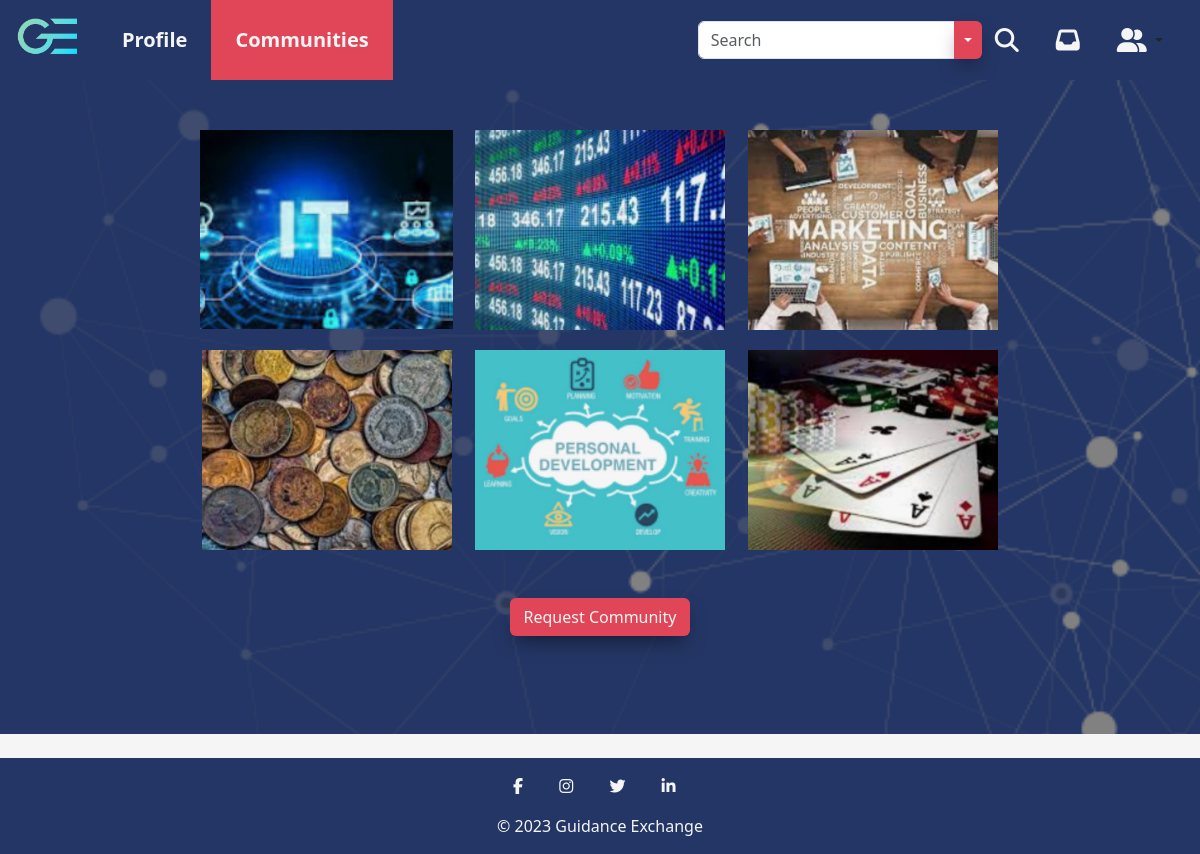
The page /communities.php (signed in) on the database as committed earlier.
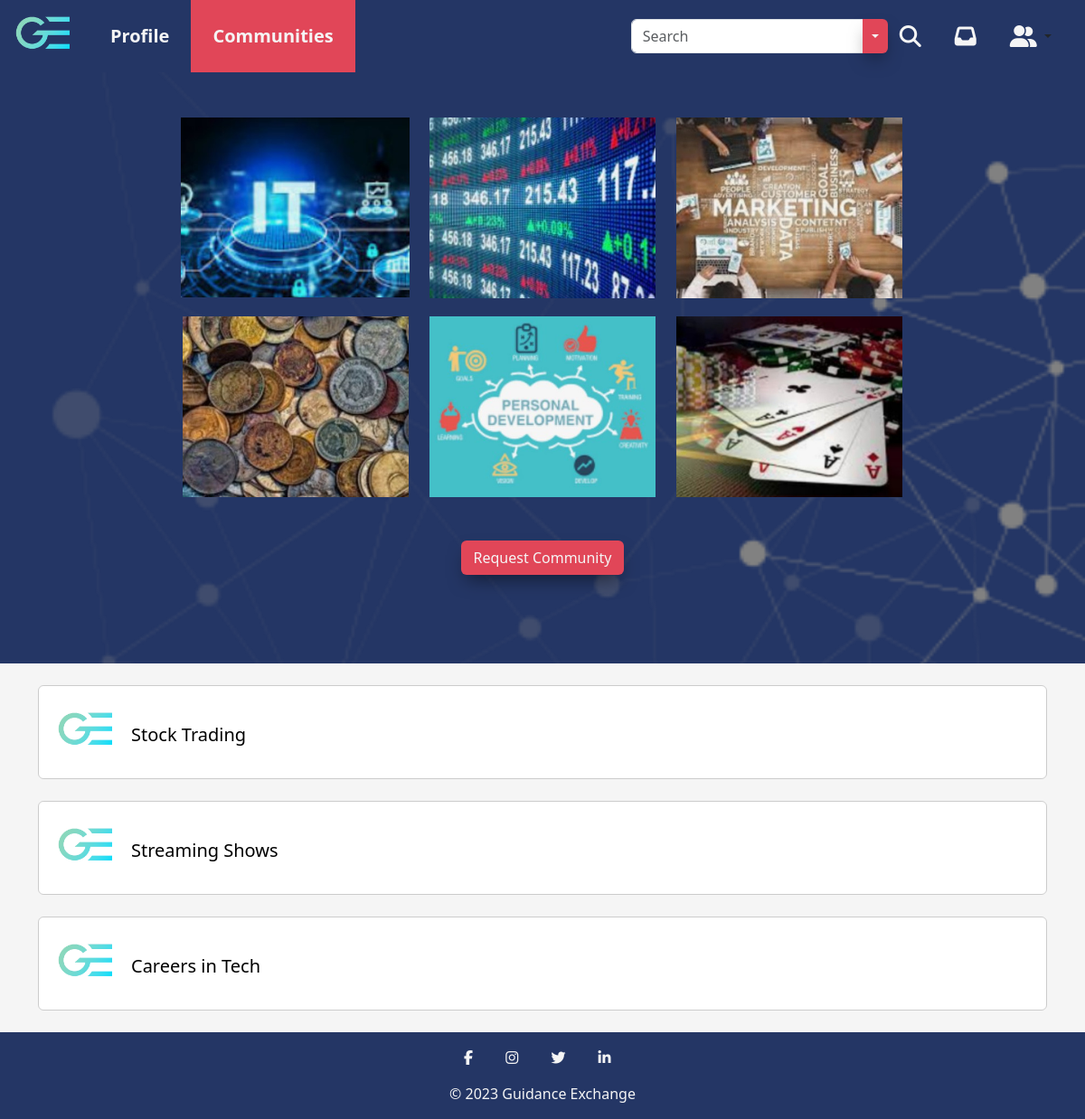
The same page on the database as committed later.
### tables this page shows
CREATE TABLE community_data (
  community_id INT(11) NOT NULL Auto_Increment,
  community_name VARCHAR(255),
  community_desc LONGTEXT,
  active_flg tinyint(1),
  CONSTRAINT community_data_PK PRIMARY KEY (community_id)
) Auto_Increment = 1;

### includes/session.inc.php (called while the page is built, shortened)
<?php
$userID = $_SESSION['UserID'];

### communities.php (the view, shortened to what this page needs)
<!DOCTYPE html>
<html lang="en">
<head>
  <link href="assets/fontawesome/css/fontawesome.css" rel="stylesheet">
  <link href="assets/fontawesome/css/brands.css" rel="stylesheet">
  <link href="assets/fontawesome/css/solid.css" rel="stylesheet">
  <link href="assets/bootstrap/css/bootstrap.min.css" rel="stylesheet" />
  <link rel="stylesheet" href="css/main.css" />
  <link rel="stylesheet" href="css/updated_community.css" />
  <link rel="stylesheet" href="css/home_signup.css" />
</head>
<header>
  <?php
  include('includes/session.inc.php');
  ?>
  <nav class="navbar navbar-expand-lg navbar-light">
    <div class="container-fluid">
      <a class="navbar-brand" href="home.php"><img src="img/logo_gradient.png" alt="Guidance Exchange Logo" height="70" /></a>
      <div class="collapse navbar-collapse" id="navbarSupportedContent">
        <ul class="navbar-nav me-auto mb-2 mb-lg-0">
          <li class="nav-item">
            <a class="nav-link highlight-link nav-text px-4" href="profile.php?profileID=<?php echo $userID ?>">Profile</a>
          </li>
          <li class="nav-item">
            <a class="nav-link highlight-link nav-text px-4 active" href="communities.php">Communities</a>
          </li>
        </ul>
        <ul class="navbar-nav d-flex flex-row me-1">
          <li class="nav-item me-3 me-lg-0 px-2 d-flex align-items-center">
            <form class="d-flex" role="search" action="search.php" method="GET">
              <div class="input-group">
                <input class="form-control" name="query" type="search" placeholder="Search" aria-label="Search" autocomplete="off">
                <button type="button" class="btn main-button btn-drop dropdown-toggle dropdown-toggle-split" data-bs-toggle="dropdown" data-bs-auto-close="false" aria-expanded="false">
                </button>
              </div>
              <button class="btn" type="submit"><i class="fa-solid fa-magnifying-glass fa-xl"></i></button>
            </form>
          </li>
          <li class="nav-item me-3 me-lg-0 px-2">
            <a class="nav-link" href="messages.php"><i class="fa-solid fa-inbox fa-xl"></i></a>
          </li>
          <li class="nav-item dropdown me-3 me-lg-0 px-2 d-flex justify-content-center">
            <button class="btn dropdown-toggle" data-bs-toggle="dropdown" aria-expanded="false">
              <i class="fa-solid fa-user-group fa-xl"></i>
            </button>
          </li>
        </ul>
      </div>
    </div>
  </nav>
</header>
<body>
  <div class="communitiespics" style="background-image: url('img/biotech-pattern.png'); background-attachment: fixed; background-size: cover;">
    <div class="communitypics-grid">
      <a href=""><img src="img/IT_pic.jpeg" alt="IT picture" class="communitypic"></a>
      <a href=""><img src="img/stocks_pic.jpg" alt="stock picture" class="communitypic"></a>
      <a href=""><img src="img/marketing_pics.jpg" alt="marketing picture" class="communitypic"></a>
      <a href=""><img src="img/coins_pic.jpg" alt="coins picture" class="communitypic"></a>
      <a href=""><img src="img/personaldevelop_pic.jpeg" alt="development picture" class="communitypic"></a>
      <a href=""><img src="img/gambling_pic.jpg" alt="gambling picture" class="communitypic"></a>
    </div>
    <a class="btn main-button btn-long my-5" href="new_community.php<?php echo isset($_GET['profileID']) ? '?profileID=' . $_GET['profileID'] : ''; ?>" style="width: 180px;">Request Community</a>
  </div>
  <?php
  $servername = "localhost";
  include('includes/connect.inc.php');
  $conn = new mysqli($servername, $username, $password, $dbname, $port);
  $sql = "SELECT community_id, community_name FROM community_data WHERE active_flg = 1";
  $result = $conn->query($sql);
  $communities = array();
  if ($result->num_rows > 0) {
    while ($row = $result->fetch_assoc()) {
      $communities[] = $row;
    }
  }
  ?>
  <div class="container mt-4">
    <?php foreach ($communities as $community) { ?>
      <div class="card mb-4">
        <div class="card-body d-flex align-items-center">
          <img src="img/logo_gradient.png" alt="Guidance Exchange Logo" height="70" class="me-3">
          <h3 class="card-title mb-0"><a href="community_info.php?community_id=<?php echo $community['community_id']; ?>"><?php echo $community['community_name']; ?></a></h3>
        </div>
      </div>
    <?php } ?>
  </div>
  <footer>
    <nav class="navbar">
      <div class="mx-auto">
        <div class="my-3">
          <a href="https://www.facebook.com/" class="mx-3"><i class="fa fa-facebook"></i></a>
          <a href="https://www.instagram.com/" class="mx-3"><i class="fa fa-instagram"></i></a>
          <a href="https://www.twitter.com/" class="mx-3"><i class="fa fa-twitter"></i></a>
          <a href="https://www.linkedin.com" class="mx-3"><i class="fa fa-linkedin"></i></a>
        </div>
        <div class="footer-text text-center pb-3">© 2023 Guidance Exchange</div>
      </div>
    </nav>
  </footer>
</body>
</html>

Rows that differ between the two databases and show on the page:
now on this page (row edited): community_data: community_name "Stock Trading"
added community_data: community_name "Streaming Shows"
added community_data: community_name "Careers in Tech"
